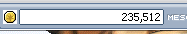
#> input picture tests/frames/mesos_box_gh7_mac.png, 187 x 34 px; its folder holds only this picture in this run
$ python -i party_v3.py   (imports and definitions only)   (older library calls are emulated)
#> lines starting #> are read from the running program, lines starting #| are printed output that depends on the picture
### ui_layout.py
"""Where the game's UI sits in its window, and how big it is: one rule for every reader v2 part.

The game lays its UI out on a 1024 x 768 design area, centred left to right on the window's bottom edge, then
draws it bigger or smaller:
- UI Size "Default": the UI grows with the window, by window height / 768, but never below 1x (800x600 and
  1280x720 draw it at 1x).
- UI Size "Ideal": the UI grows in whole steps only: 1x below 1440 tall, 2x from 1440 up (windowed and
  fullscreen, measured on the 2026-10-26 recordings up to 5K; never 3x). Send report #5 saw 1x at 1440p, so
  the other step is still tried.
The overlay can't see that setting, so every finder tries candidate_scales() and keeps what fits; the EXP
bar's digit height (gh), when known, says which one it is (mode_from_gh).

Pure: no screen, no files.
"""
DESIGN_W, DESIGN_H = 1024, 768

# Every size the game offers (windowed; fullscreen uses the desktop's size instead).
GAME_SIZES = ((800, 600), (1024, 768), (1280, 720), (1366, 768), (1920, 1080), (1920, 1200), (2560, 1440),
              (2560, 1600), (2732, 1536), (3840, 2160))

IDEAL_2X_H = 1440           # Ideal draws the UI at 2x from this window height up, 1x below it
MAX_STEP = 2                # no Ideal step above this is tried (never seen, up to 5K)
SAME = 0.01                 # two scales this close (as a share) are the same scale

# The EXP digit height (gh) measured with UI Size Default, by window height (A10 live check 2026-10-25; 600 and
# 720 from the recordings: the UI is 1x there). Between these, it's taken as a straight line.
DEFAULT_GH = ((600, 7.0), (768, 7.0), (1080, 11.0), (1200, 11.0), (1440, 14.0), (1536, 14.0), (1600, 15.0),
              (2160, 20.0), (2880, 26.0))
GH_PER_STEP = 7.0           # with UI Size Ideal, gh is this times the step
GH_NEAR = 1.5               # a measured gh this close to a mode's expected one fits that mode


def default_scale(window_h):
    """UI Size Default: screen pixels per design pixel."""
    return max(1.0, window_h / DESIGN_H)


def ideal_step(window_h):
    """UI Size Ideal: the whole step the UI is drawn at."""
    return 2 if window_h >= IDEAL_2X_H else 1


def candidate_scales(window_h):
    """The (mode, scale) pairs worth trying, most likely first: Default, then Ideal's step, then the other
    whole steps (in case the step rule is off). mode is "default" or "ideal", or None where both modes draw
    the UI at the same size (so it can't be told which one is set)."""
    others = [("ideal", float(s)) for s in range(1, MAX_STEP + 1) if s != ideal_step(window_h)]
    return _merge(_main_pairs(window_h) + others)


def _main_pairs(window_h):
    """Default and Ideal's own step."""
    return [("default", default_scale(window_h)), ("ideal", float(ideal_step(window_h)))]


def _merge(pairs):
    """pairs with the same scale made one (its mode None if the modes differ), first ones first."""
    out = []
    for mode, scale in pairs:
        same = next((i for i, (_, s) in enumerate(out) if abs(s - scale) <= SAME * scale), None)
        if same is None:
            out.append((mode, scale))
        elif out[same][0] != mode:
            out[same] = (None, out[same][1])
    return out


# [24 lines left out: functions default_gh, mode_from_gh, not called in this run]


def design_to_window(x, y, window_w, window_h, scale):
    """Where a design-area point (x, y) is in the window, at this UI scale."""
    return window_w / 2 + (x - DESIGN_W / 2) * scale, window_h - (DESIGN_H - y) * scale


def window_to_design(x, y, window_w, window_h, scale):
    """The design-area point at window point (x, y): the other way round."""
    return (x - window_w / 2) / scale + DESIGN_W / 2, DESIGN_H - (window_h - y) / scale

### party_v3.py
"""Reader v3 for the party size: counts the members in the party list by the exact shape of their HP-bar frames,
at any UI size (Default, Ideal, any window). It never reads text: other players' names are not looked at, kept or sent.

The party list is a see-through panel with one row per member: a bullet, the NAME, and an HP bar. Rows are 17 pixels
apart on the game's 1024 x 768 design area (ui_layout). Only the bars are used. The name area (the strip between the
bullet and the bar column) is never read, never compared and never kept: a selected row's highlight lies in it
and must not matter. The bullet and the colours are not used either (they change: suns, a star, grey rows).

How it reads a look:
 1. Find. A cheap first pass looks for the top edge of a bar: a dark run with a light run (the rim) right under it,
    as long as a rim is, with the bottom edge at the right distance. That works when the bar touches something dark
    behind it. Each such spot is then checked exactly: the frame is drawn as the game draws it at this UI scale and
    sub-pixel position (party_shapes.py) and nearly every pixel that is surely frame or rim must agree. The
    EXP bar's mode (scale_hint) and the last good scale are tried first; the last list's place is searched first,
    the whole window only when that finds nothing.
 2. Count. The bars found must stand in one column, at the exact row pitch. The panel's top line above the first
    row and bottom line below the last row must both be seen (the inner line is lighter than the outer one: true
    on every background measured). A row-shaped gap, a bar standing apart, more than six, a pure-black rectangle
    (the overlay's own window is blacked out in the grab) over the list: count None, "unclear". A member whose row
    is greyed (other map, far away) still counts.
 3. Hold. After a party of 2 or more an unclear look keeps the last count ("held"), and so does a look with no
    list at all, until there have been HOLD_LOOKS of those in a row (then you are on your own: 1). The state
    travels in `last` (the previous PartyLook); this module keeps nothing.

Pure: gets a picture, returns an answer. Keeps nothing, and the picture isn't kept.
"""
import math
from collections import namedtuple

import cv2
import numpy as np

import party_shapes
import ui_layout

# count: members (1 = on your own), or None when it can't be told.
# why: "ok" (read, or no list at all and nothing list-like), "unclear" (count None), "held" (the count of a
#      moment ago kept while the list can't be read or is gone).
# scale: the UI scale (hand it back as `last`), or None. box: where the list was (x, y, w, h) in window pixels, or
# None. gone: looks in a row without a list since the last party count (0 while a list is read).
PartyLook = namedtuple("PartyLook", "count why scale box gone")

HOLD_LOOKS = 5              # looks in a row without a list (about 15 s) a party count is kept for
MAX_MEMBERS = 6
PITCH = 17                  # design pixels from one row's bar to the next's

DARK = 80                   # first pass: a frame pixel is darker than this (V)...
BRIGHT = 140                # ...and the rim just inside it lighter than this (both looser where a line is thinner than two pixels)
RUN_SHARE = 0.7             # of the rim's length (63 design pixels) a dark-over-light run must have
SHARE_OK = 0.95             # a bar is found when this share of its trusted pixels agree with the drawing
SHARE_LIKE = 0.75           # "something list-like": a partial match this good (a bar half covered, a look-alike)
CORR_OK = 0.85              # a match counts only when the picture also follows the drawing's light and dark this well
EDGE_DIFF = 30              # the panel's inner line is this much lighter than the outer one...
EDGE_INSIDE = 4             # ...and it is lighter than the panel's inside by this much, or the outer line differs from the
EDGE_BEYOND = 8             # map beyond it by this much...
EDGE_ROUGH = 25             # ...and the line-to-outside step changes by no more than this from pixel to pixel (median)
EDGE_SHARE = 0.75           # ...along this share of the bar's width
LEFT_MAX = 118              # the bar column lies 73..118 design pixels right of the panel's left line
BOX_W = 190                 # a list's box, from the widest left reach to the right line (design pixels)
PAD = 20                    # design pixels added round the last box when looking there first
MAX_STARTS = 24             # spots tried along one wide dark-over-light run at most
MAX_CANDIDATES = 400        # spots checked exactly per scale at most (a mostly dark picture); more: unclear
WEAK_SCALES = (1.01, 1.35)   # the frame is under about 1.35 pixels thick here, so a drawn bar says little (the game's own sizes start at 1.406)
CUT_SHOWN = 0.15            # ...and the part of the frame in the picture that must match it, as a share of the frame
CUT_MIN = 12                # design pixels of a bar's top edge that must show where the picture's side cuts it
THICK = 2.0                 # border check: under this scale a line is smeared over two rows (lightest / darkest), from it whole rows (averaged)
COVER_SPAN = 3.0            # a pure-black block this many design pixels across can't be frame: it's a cover


def _scales(window_h, scale_hint, last):
    """The (UI scale, kernels) to try, most likely first: where the list was last time, what the EXP bar says,
    the rest. A whole step is copied block for block in UI Size Ideal, smoothed in Default."""
    order, ideal = [], bool(scale_hint and isinstance(scale_hint, (tuple, list)) and scale_hint[0] == "ideal")
    if last is not None and last.scale:
        order.append(last.scale)
    if scale_hint:
        order.append(scale_hint[1] if isinstance(scale_hint, (tuple, list)) else float(scale_hint))
    order += [s for _, s in ui_layout.candidate_scales(window_h)]
    out = []
    for s in order:
        if not any(abs(s - t) <= ui_layout.SAME * t for t in out):
            out.append(s)
    res = []
    for s in out:
        ks = party_shapes.kernels_for(s)
        res.append((s, tuple(reversed(ks)) if ideal and len(ks) == 2 else ks))
    return res


# ---------------------------------------------------------------- first pass
# [5 lines left out: function _dark_for, not called in this run]


def _bright_for(s):
    """The same for the rim: its lightest pixel is at least this light at scale s."""
    return BRIGHT if abs(s - 1.0) < 0.01 else min(BRIGHT, int(255 * (1 - 0.55 / s) * 0.9))


# [152 lines left out: functions _runs, _top_runs, _has_bottom, _ends_dark, _spots, _search and 3 more, not called in this run]


Bar = namedtuple("Bar", "ox oy share kernel")


# [270 lines left out: functions _bar_of, _find_bars, _column, _rows, _whole_rows, _edge and 9 more, not called in this run]


def read_party_v3(img, scale_hint=None, last=None, hsv=None):
    """The party size seen on `img` (the game window, BGR) as a PartyLook.

    scale_hint: (mode, scale) from ui_layout.mode_from_gh, or None. last: the previous PartyLook, or None (hand
    back every answer). hsv: the same picture as HSV, if it's at hand already.
    A whole list read gives its count. Nothing like a list means you're on your own (1), unless you were in a
    party a moment ago: then that count is kept for HOLD_LOOKS looks ("held"). A list that can't be read (covered,
    a row missing, more than six) is None, "unclear", or the held count. Never a guess."""
    h = img.shape[0]
    val = (cv2.cvtColor(img, cv2.COLOR_BGR2HSV) if hsv is None else hsv)[..., 2]
    scales = _scales(h, scale_hint, last)
    prev = last.count if last is not None and last.count and last.count >= 2 else None
    gone = last.gone if last is not None else 0
    region = _region(last, img.shape)
    ans, box, s = _look(img, val, scales, region) if region else (None, None, None)
    if ans is None:
        ans, box, s = _look(img, val, scales, None)
    if isinstance(ans, int):
        return PartyLook(ans, "ok", s, box, 0)
    scale = s or (last.scale if last is not None else None)
    if ans == "unclear":
        if prev:
            return PartyLook(prev, "held", scale, box, gone)
        return PartyLook(None, "unclear", scale, box, 0)
    # nothing like a list: the box is only where a list was SEEN, so there is none to give
    if prev and gone + 1 < HOLD_LOOKS:
        return PartyLook(prev, "held", scale, None, gone + 1)
    return PartyLook(1, "ok", None, None, 0)

>>> import cv2
>>> picture = cv2.imread('tests/frames/mesos_box_gh7_mac.png')
#> picture is the input picture: shape (34, 187, 3); mean B, G, R 199.4, 195, 191.4
>>> result = read_party_v3(picture)
#> in read_party_v3, `val = (cv2.cvtColor(img, cv2.COLOR_BGR2HSV) if hsv is None else hsv)[...`:
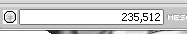
#> val: shape (34, 187); min 0, max 255, mean 207.5
#> (the run stopped early here; a loop or call above may not have finished)
